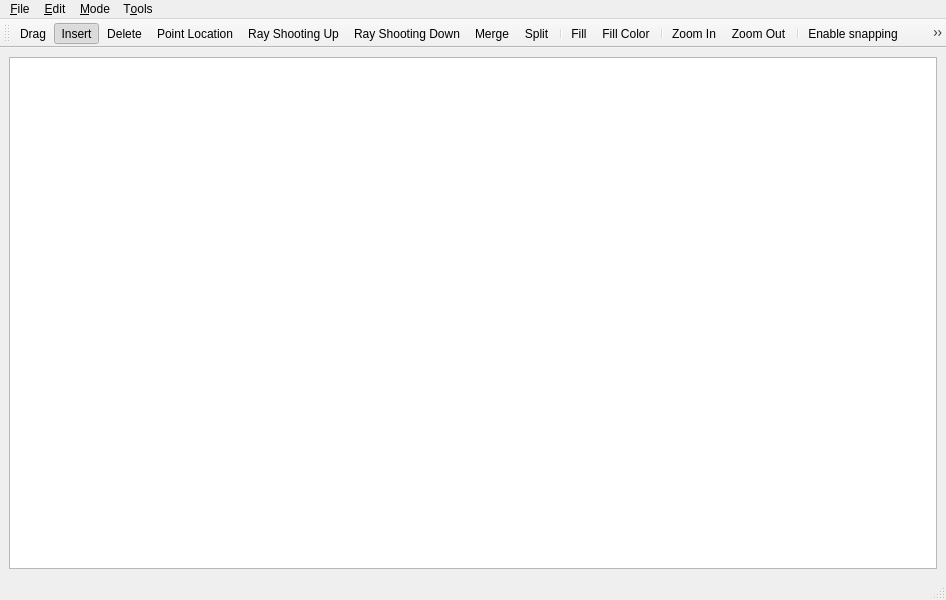
<?xml version="1.0" encoding="UTF-8"?>
<ui version="4.0">
 <class>BezierExampleWindow</class>
 <widget class="QMainWindow" name="BezierExampleWindow">
  <property name="geometry">
   <rect>
    <x>0</x>
    <y>0</y>
    <width>946</width>
    <height>600</height>
   </rect>
  </property>
  <property name="windowTitle">
   <string>MainWindow</string>
  </property>
  <widget class="QWidget" name="centralwidget">
   <layout class="QGridLayout" name="gridLayout">
    <item row="0" column="0">
     <widget class="QGraphicsView" name="graphicsView"/>
    </item>
   </layout>
  </widget>
  <widget class="QStatusBar" name="statusbar"/>
  <widget class="QToolBar" name="toolBar">
   <property name="windowTitle">
    <string>toolBar</string>
   </property>
   <attribute name="toolBarArea">
    <enum>TopToolBarArea</enum>
   </attribute>
   <attribute name="toolBarBreak">
    <bool>false</bool>
   </attribute>
   <addaction name="actionDrag"/>
   <addaction name="actionInsert"/>
   <addaction name="actionDelete"/>
   <addaction name="actionPointLocation"/>
   <addaction name="actionRayShootingUp"/>
   <addaction name="actionRayShootingDown"/>
   <addaction name="actionMerge"/>
   <addaction name="actionSplit"/>
   <addaction name="separator"/>
   <addaction name="actionFill"/>
   <addaction name="actionFillColor"/>
   <addaction name="separator"/>
   <addaction name="actionZoomIn"/>
   <addaction name="actionZoomOut"/>
   <addaction name="separator"/>
   <addaction name="actionSnapMode"/>
   <addaction name="actionGridSnapMode"/>
   <addaction name="separator"/>
   <addaction name="actionLowerEnvelope"/>
   <addaction name="actionUpperEnvelope"/>
   <addaction name="separator"/>
   <addaction name="actionConicSegment"/>
   <addaction name="actionCurveRay"/>
   <addaction name="actionCurveLine"/>
   <addaction name="actionConicCircle"/>
   <addaction name="actionConicEllipse"/>
   <addaction name="actionConicThreePoint"/>
   <addaction name="actionConicFivePoint"/>
  </widget>
  <widget class="QMenuBar" name="menubar">
   <property name="geometry">
    <rect>
     <x>0</x>
     <y>0</y>
     <width>946</width>
     <height>22</height>
    </rect>
   </property>
   <widget class="QMenu" name="menu_File">
    <property name="title">
     <string>&amp;File</string>
    </property>
    <addaction name="actionNewTab"/>
    <addaction name="actionCloseTab"/>
    <addaction name="separator"/>
    <addaction name="actionOpen"/>
    <addaction name="actionSaveAs"/>
    <addaction name="separator"/>
    <addaction name="actionQuit"/>
   </widget>
   <widget class="QMenu" name="menuMode">
    <property name="title">
     <string>&amp;Mode</string>
    </property>
    <addaction name="actionDrag"/>
    <addaction name="actionInsert"/>
    <addaction name="actionDelete"/>
    <addaction name="actionPointLocation"/>
    <addaction name="actionRayShootingUp"/>
    <addaction name="actionRayShootingDown"/>
    <addaction name="actionMerge"/>
    <addaction name="actionSplit"/>
    <addaction name="actionFill"/>
   </widget>
   <widget class="QMenu" name="menu_Edit">
    <property name="title">
     <string>&amp;Edit</string>
    </property>
    <addaction name="actionSnapMode"/>
    <addaction name="actionGridSnapMode"/>
    <addaction name="separator"/>
    <addaction name="actionShowGrid"/>
    <addaction name="separator"/>
    <addaction name="actionPreferences"/>
   </widget>
   <widget class="QMenu" name="menuT_ools">
    <property name="title">
     <string>T&amp;ools</string>
    </property>
    <addaction name="actionOverlay"/>
   </widget>
   <addaction name="menu_File"/>
   <addaction name="menu_Edit"/>
   <addaction name="menuMode"/>
   <addaction name="menuT_ools"/>
  </widget>
  <action name="actionQuit">
   <property name="text">
    <string>&amp;Quit</string>
   </property>
  </action>
  <action name="actionInsert">
   <property name="checkable">
    <bool>true</bool>
   </property>
   <property name="checked">
    <bool>true</bool>
   </property>
   <property name="icon">
    <iconset resource="../ArrangementDemoWindow.qrc">
     <normaloff>:/icons/demo_insert.xpm</normaloff>:/icons/demo_insert.xpm</iconset>
   </property>
   <property name="text">
    <string>&amp;Insert</string>
   </property>
  </action>
  <action name="actionDelete">
   <property name="checkable">
    <bool>true</bool>
   </property>
   <property name="icon">
    <iconset resource="../ArrangementDemoWindow.qrc">
     <normaloff>:/icons/demo_delete.xpm</normaloff>:/icons/demo_delete.xpm</iconset>
   </property>
   <property name="text">
    <string>&amp;Delete</string>
   </property>
  </action>
  <action name="actionDrag">
   <property name="checkable">
    <bool>true</bool>
   </property>
   <property name="icon">
    <iconset resource="../ArrangementDemoWindow.qrc">
     <normaloff>:/icons/hand.xpm</normaloff>:/icons/hand.xpm</iconset>
   </property>
   <property name="text">
    <string>Drag</string>
   </property>
  </action>
  <action name="actionPointLocation">
   <property name="checkable">
    <bool>true</bool>
   </property>
   <property name="icon">
    <iconset resource="../ArrangementDemoWindow.qrc">
     <normaloff>:/icons/demo_pointlocation.xpm</normaloff>:/icons/demo_pointlocation.xpm</iconset>
   </property>
   <property name="text">
    <string>Point Location</string>
   </property>
  </action>
  <action name="actionRayShootingUp">
   <property name="checkable">
    <bool>true</bool>
   </property>
   <property name="icon">
    <iconset resource="../ArrangementDemoWindow.qrc">
     <normaloff>:/icons/demo_rayshoot_up.xpm</normaloff>:/icons/demo_rayshoot_up.xpm</iconset>
   </property>
   <property name="text">
    <string>Ray Shooting Up</string>
   </property>
  </action>
  <action name="actionRayShootingDown">
   <property name="checkable">
    <bool>true</bool>
   </property>
   <property name="icon">
    <iconset resource="../ArrangementDemoWindow.qrc">
     <normaloff>:/icons/demo_rayshoot_down.xpm</normaloff>:/icons/demo_rayshoot_down.xpm</iconset>
   </property>
   <property name="text">
    <string>Ray Shooting Down</string>
   </property>
  </action>
  <action name="actionMerge">
   <property name="checkable">
    <bool>true</bool>
   </property>
   <property name="icon">
    <iconset resource="../ArrangementDemoWindow.qrc">
     <normaloff>:/icons/demo_merge.xpm</normaloff>:/icons/demo_merge.xpm</iconset>
   </property>
   <property name="text">
    <string>Merge</string>
   </property>
  </action>
  <action name="actionSplit">
   <property name="checkable">
    <bool>true</bool>
   </property>
   <property name="icon">
    <iconset resource="../ArrangementDemoWindow.qrc">
     <normaloff>:/icons/demo_split.xpm</normaloff>:/icons/demo_split.xpm</iconset>
   </property>
   <property name="text">
    <string>Split</string>
   </property>
  </action>
  <action name="actionFill">
   <property name="checkable">
    <bool>true</bool>
   </property>
   <property name="icon">
    <iconset resource="../ArrangementDemoWindow.qrc">
     <normaloff>:/icons/demo_fill.xpm</normaloff>:/icons/demo_fill.xpm</iconset>
   </property>
   <property name="text">
    <string>Fill</string>
   </property>
  </action>
  <action name="actionSnapMode">
   <property name="checkable">
    <bool>true</bool>
   </property>
   <property name="icon">
    <iconset resource="../ArrangementDemoWindow.qrc">
     <normaloff>:/icons/demo_snapvertex.xpm</normaloff>:/icons/demo_snapvertex.xpm</iconset>
   </property>
   <property name="text">
    <string>Enable snapping</string>
   </property>
  </action>
  <action name="actionGridSnapMode">
   <property name="checkable">
    <bool>true</bool>
   </property>
   <property name="icon">
    <iconset resource="../ArrangementDemoWindow.qrc">
     <normaloff>:/icons/demo_snapgrid.xpm</normaloff>:/icons/demo_snapgrid.xpm</iconset>
   </property>
   <property name="text">
    <string>Snap to grid</string>
   </property>
  </action>
  <action name="actionSegment">
   <property name="text">
    <string>Segment</string>
   </property>
  </action>
  <action name="actionPolyline">
   <property name="text">
    <string>Polyline</string>
   </property>
  </action>
  <action name="actionConic">
   <property name="text">
    <string>Conic</string>
   </property>
  </action>
  <action name="actionNewTab">
   <property name="text">
    <string>New tab</string>
   </property>
   <property name="shortcut">
    <string>Ctrl+N</string>
   </property>
  </action>
  <action name="actionOverlay">
   <property name="text">
    <string>&amp;Overlay...</string>
   </property>
  </action>
  <action name="actionPreferences">
   <property name="text">
    <string>&amp;Preferences...</string>
   </property>
  </action>
  <action name="actionShowGrid">
   <property name="checkable">
    <bool>true</bool>
   </property>
   <property name="text">
    <string>Show &amp;grid</string>
   </property>
  </action>
  <action name="actionLowerEnvelope">
   <property name="checkable">
    <bool>true</bool>
   </property>
   <property name="icon">
    <iconset resource="../ArrangementDemoWindow.qrc">
     <normaloff>:/icons/lower_env_xpm.xpm</normaloff>:/icons/lower_env_xpm.xpm</iconset>
   </property>
   <property name="text">
    <string>Lower envelope</string>
   </property>
  </action>
  <action name="actionUpperEnvelope">
   <property name="checkable">
    <bool>true</bool>
   </property>
   <property name="icon">
    <iconset resource="../ArrangementDemoWindow.qrc">
     <normaloff>:/icons/upper_env_xpm.xpm</normaloff>:/icons/upper_env_xpm.xpm</iconset>
   </property>
   <property name="text">
    <string>Upper envelope</string>
   </property>
  </action>
  <action name="actionConicSegment">
   <property name="checkable">
    <bool>true</bool>
   </property>
   <property name="icon">
    <iconset resource="../ArrangementDemoWindow.qrc">
     <normaloff>:/icons/demo_conic_segment.xpm</normaloff>:/icons/demo_conic_segment.xpm</iconset>
   </property>
   <property name="text">
    <string>Segment</string>
   </property>
  </action>
  <action name="actionConicCircle">
   <property name="checkable">
    <bool>true</bool>
   </property>
   <property name="icon">
    <iconset resource="../ArrangementDemoWindow.qrc">
     <normaloff>:/icons/demo_conic_circle.xpm</normaloff>:/icons/demo_conic_circle.xpm</iconset>
   </property>
   <property name="text">
    <string>Circle</string>
   </property>
  </action>
  <action name="actionConicEllipse">
   <property name="checkable">
    <bool>true</bool>
   </property>
   <property name="icon">
    <iconset resource="../ArrangementDemoWindow.qrc">
     <normaloff>:/icons/demo_conic_ellipse.xpm</normaloff>:/icons/demo_conic_ellipse.xpm</iconset>
   </property>
   <property name="text">
    <string>Ellipse</string>
   </property>
  </action>
  <action name="actionConicThreePoint">
   <property name="checkable">
    <bool>true</bool>
   </property>
   <property name="icon">
    <iconset resource="../ArrangementDemoWindow.qrc">
     <normaloff>:/icons/demo_conic_3points.xpm</normaloff>:/icons/demo_conic_3points.xpm</iconset>
   </property>
   <property name="text">
    <string>Three Point Conic</string>
   </property>
  </action>
  <action name="actionConicFivePoint">
   <property name="checkable">
    <bool>true</bool>
   </property>
   <property name="icon">
    <iconset resource="../ArrangementDemoWindow.qrc">
     <normaloff>:/icons/demo_conic_5points.xpm</normaloff>:/icons/demo_conic_5points.xpm</iconset>
   </property>
   <property name="text">
    <string>Five Point Conic</string>
   </property>
  </action>
  <action name="actionCloseTab">
   <property name="text">
    <string>Close Tab</string>
   </property>
   <property name="shortcut">
    <string>Ctrl+W</string>
   </property>
  </action>
  <action name="actionSaveAs">
   <property name="text">
    <string>Save As...</string>
   </property>
   <property name="shortcut">
    <string>Ctrl+S</string>
   </property>
  </action>
  <action name="actionOpen">
   <property name="text">
    <string>Open...</string>
   </property>
   <property name="shortcut">
    <string>Ctrl+O</string>
   </property>
  </action>
  <action name="actionPrintConicCurves">
   <property name="text">
    <string>Print conic curves</string>
   </property>
  </action>
  <action name="actionZoomIn">
   <property name="icon">
    <iconset resource="../ArrangementDemoWindow.qrc">
     <normaloff>:/icons/demo_zoomin.xpm</normaloff>:/icons/demo_zoomin.xpm</iconset>
   </property>
   <property name="text">
    <string>Zoom In</string>
   </property>
  </action>
  <action name="actionZoomOut">
   <property name="icon">
    <iconset resource="../ArrangementDemoWindow.qrc">
     <normaloff>:/icons/demo_zoomout.xpm</normaloff>:/icons/demo_zoomout.xpm</iconset>
   </property>
   <property name="text">
    <string>Zoom Out</string>
   </property>
  </action>
  <action name="actionCurveRay">
   <property name="checkable">
    <bool>true</bool>
   </property>
   <property name="icon">
    <iconset resource="../ArrangementDemoWindow.qrc">
     <normaloff>:/icons/demo_conic_ray.xpm</normaloff>:/icons/demo_conic_ray.xpm</iconset>
   </property>
   <property name="text">
    <string>Ray</string>
   </property>
  </action>
  <action name="actionCurveLine">
   <property name="checkable">
    <bool>true</bool>
   </property>
   <property name="icon">
    <iconset resource="../ArrangementDemoWindow.qrc">
     <normaloff>:/icons/demo_conic_line.xpm</normaloff>:/icons/demo_conic_line.xpm</iconset>
   </property>
   <property name="text">
    <string>Line</string>
   </property>
  </action>
  <action name="actionFillColor">
   <property name="text">
    <string>Fill Color</string>
   </property>
   <property name="toolTip">
    <string>Set the fill color</string>
   </property>
  </action>
 </widget>
 <resources>
  <include location="../ArrangementDemoWindow.qrc"/>
 </resources>
 <connections/>
</ui>
